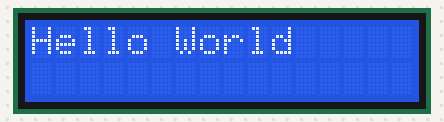
Recording of a sketch running on a simulated Arduino Uno, built with avr-gcc and run on an emulated ATmega328P. Shown: 16×2 character LCD.

Above: at 0.1 s.
At 3.1 s:
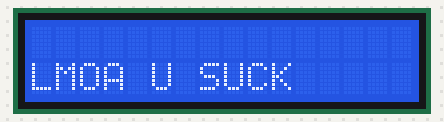

Measured:
- what the display in image 1 shows lasts 3.0 s, from 3.1 s to 6.1 s

The sketch:

testlcd.ino
```cpp
#include <Wire.h>
#include <LiquidCrystal_I2C.h>
LiquidCrystal_I2C lcd(0x27,16,2); //0x27
void setup() {
  // put your setup code here, to run once:
  lcd.begin();
  lcd.backlight();
}

void loop() {
  // put your main code here, to run repeatedly:
  lcd.setCursor(0,0);
  lcd.print("Hello World");
  delay(3000);
  lcd.clear();

  lcd.setCursor(0,1);
  lcd.print("LMOA U SUCK");
  delay(3000);
  lcd.clear();
}
```
